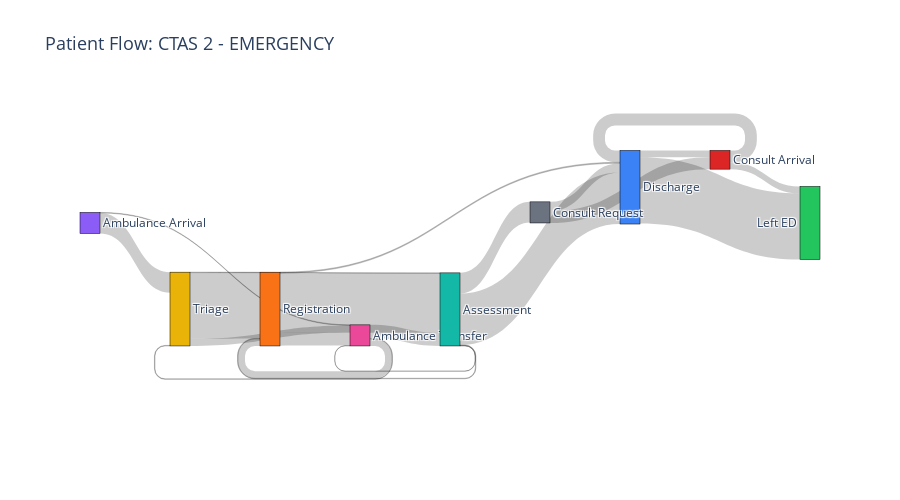

The notebook cell this image was saved under:
### Markdown cell above
## Cell 12: Sankey Diagrams for Filtered Groups

### Code cell
# CTAS 2 Sankey
fig_ctas2 = create_sankey_diagram(
    dfg_ctas2, 
    title="Patient Flow: CTAS 2 - EMERGENCY",
    min_edge_count=20
)
fig_ctas2.show()

### Figure 1 — Plotly figure (JSON) as saved in the notebook; plotly's stock layout.template omitted (floating-point values rounded to 4 significant figures)
{"data": [{"link": {"customdata": ["Discharge → Left ED<br>Count: 4,324<br>Median: 11 min", "Triage → Registration<br>Count: 4,326<br>Median: 6 min", "Ambulance Arrival → Triage<br>Count: 1,341<br>Median: 7 min", "Triage → Ambulance Transfer<br>Count: 463<br>Median: 6 min", "Ambulance Transfer → Registration<br>Count: 454<br>Median: 2 min", "Registration → Assessment<br>Count: 3,883<br>Median: 36 min", "Assessment → Discharge<br>Count: 3,368<br>Median: 152 min", "Assessment → Consult Request<br>Count: 1,346<br>Median: 136 min", "Consult Request → Discharge<br>Count: 601<br>Median: 126 min", "Discharge → Consult Arrival<br>Count: 446<br>Median: 4 min", "Consult Arrival → Left ED<br>Count: 449<br>Median: 138 min", "Registration → Ambulance Transfer<br>Count: 855<br>Median: 1 min", "Ambulance Transfer → Assessment<br>Count: 860<br>Median: 23 min", "Consult Request → Consult Arrival<br>Count: 778<br>Median: 109 min", "Consult Arrival → Discharge<br>Count: 774<br>Median: 32 min", "Triage → Assessment<br>Count: 30<br>Median: 6 min", "Assessment → Registration<br>Count: 36<br>Median: 4 min", "Registration → Discharge<br>Count: 64<br>Median: 125 min", "Ambulance Arrival → Ambulance Transfer<br>Count: 38<br>Median: 0 min", "Ambulance Transfer → Triage<br>Count: 36<br>Median: 246 min", "Assessment → Ambulance Transfer<br>Count: 22<br>Median: 4 min"], "hovertemplate": "%{customdata}<extra></extra>", "source": [0, 2, 4, 2, 5, 3, 6, 6, 7, 0, 8, 3, 5, 7, 8, 2, 6, 3, 4, 5, 6], "target": [1, 3, 2, 5, 3, 6, 0, 7, 0, 8, 1, 5, 6, 8, 0, 6, 3, 0, 5, 2, 5], "value": [4324, 4326, 1341, 463, 454, 3883, 3368, 1346, 601, 446, 449, 855, 860, 778, 774, 30, 36, 64, 38, 36, 22]}, "node": {"color": ["#3B82F6", "#22C55E", "#EAB308", "#F97316", "#8B5CF6", "#EC4899", "#14B8A6", "#6B7280", "#DC2626"], "label": ["Discharge", "Left ED", "Triage", "Registration", "Ambulance Arrival", "Ambulance Transfer", "Assessment", "Consult Request", "Consult Arrival"], "line": {"color": "black", "width": 0.5}, "pad": 15, "thickness": 20}, "type": "sankey"}], "layout": {"font": {"size": 12}, "height": 500, "title": {"font": {"size": 18}, "text": "Patient Flow: CTAS 2 - EMERGENCY"}}}
